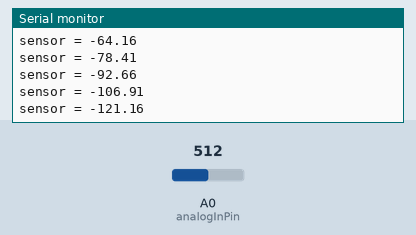
This sketch was run on a simulated Arduino Uno, built with avr-gcc and run on an emulated ATmega328P. Parts: the last lines printed to the serial monitor. The test bench sets the inputs (shaded band); at power-on: A0 (analogInPin) = 512.

Above: at 1.2 s.
1.3 s: A0 (analogInPin) set to 716
At 1.44 s:
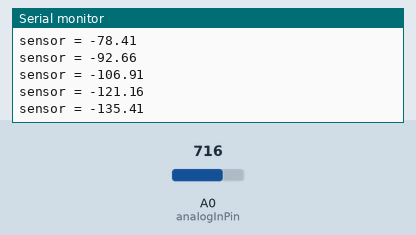
2.8 s: A0 (analogInPin) set to 900
At 2.9 s:
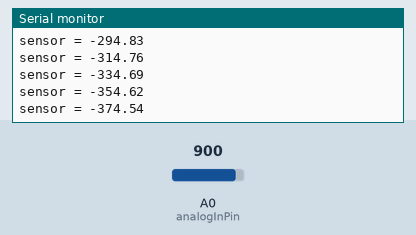
Timing chart, 0 to 5.8 s (numbered marks = the images above; inputs shaded):
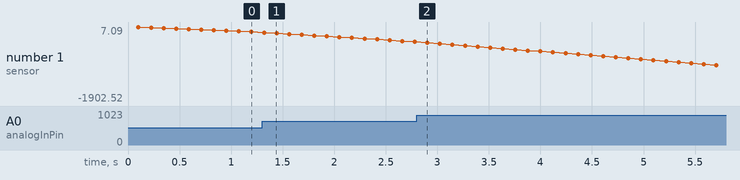

The sketch:

pH.ino
```cpp
#include "pH.h"

const int analogInPin = A0;

void setup() {
  Serial.begin(115200);
}

void loop() {
  // get readings
  readsample(A0, buf);
  float pHVol = analogtovolt(avgValue);
  float pHValue = getpH(pHVol);

  Serial.print("sensor = ");
  Serial.println(pHValue);

  delay(20);
}
```

pH.h
```cpp
#ifndef PH_H
#define PH_H
void readsample(int AnalogPin, int (&buf)[10]);  // Function declaration with reference parameter
void sortAscend(int (&buf)[10]);
#endif

// variables
int sensorValue = 0;  // init reading
unsigned long int avgValue = 0;
float b;
int buf[10], temp;

// get 10 readings
void readsample(int AnalogPin, int (&buf)[10]) {
  for (int i = 0; i < 10; i++) {
    buf[i] = analogRead(AnalogPin);
    delay(10);
  }
  // sort readings in ascending order
  sortAscend(buf);

  // remove the smallest and the largest readings then calculate avg reading
  for (int i = 2; i < 8; i++)
    avgValue += buf[i];
}

// sort in ascending order
void sortAscend(int (&buf)[10]){
  for (int i = 0; i < 9; i++) {
    for (int j = i + 1; j < 10; j++)
      if (buf[i] > buf[j]) {
        temp = buf[i];
        buf[i] = buf[j];
        buf[j] = temp;
      }

  }
}

// Convert the analog reading (which goes from 0 - 1023) to a voltage (0 - 5V):
float analogtovolt(unsigned long int avg) {
  float pHVol = (float)avg * 5.0 / 1024 / 6;
  return pHVol;
}

// find pH according to the sensor equation: y= -5.70 * x + 21.34
float getpH(float volt) {
  float ph = -5.70 * volt + 21.34;
  return ph;
}
```

Measured:
- plotted number 1: -121.16 → -374.54 after the input at 1.3 s
